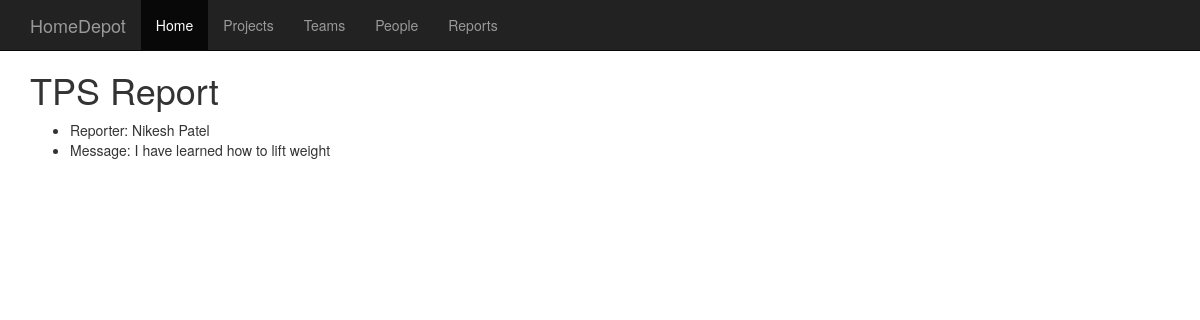
Screenshot of /reports/1/ with the database file from the repository.
### status_app/models.py (models this page shows, shortened)
class StatusReport(models.Model):
    reporter = models.ForeignKey(Person)
    status_message = models.CharField(max_length=10000)
    project = models.CharField(max_length=100, null=True,blank=True)
    start_date = models.DateField()
    due_date = models.DateField()

class Person(models.Model):
    name = models.CharField(max_length=128, unique=True)
    corpid = models.CharField(max_length=10)
    def __unicode__(self):
        return self.name

### status_app/views.py (the view)
def report_detail(request, statusreport_id):
    context = RequestContext(request)
    report = StatusReport.objects.get(id=statusreport_id)
    template="status_app/reports/details.html"
    params={'report': report}
    return render_to_response(template, params, context)

### status_app/templates/status_app/reports/details.html (shortened to what this page needs)
{% extends "status_app/theme.html" %}
{% block content %}
<h1>TPS Report</h1>
{% if report %}
    <ul>
        <li>Reporter: {{ report.reporter }}</li>
        <li>Message: {{ report.status_message }}</li>
    </ul>
{% else %}
    <p>No report matching that ID</p>
{% endif %}
{% endblock %}

### static/css/app.css (style rules this page uses)
body { padding-top: 50px; }

### rows the page displays
StatusReport: reporter "Nikesh Patel", status_message "I have learned how to lift weight"
